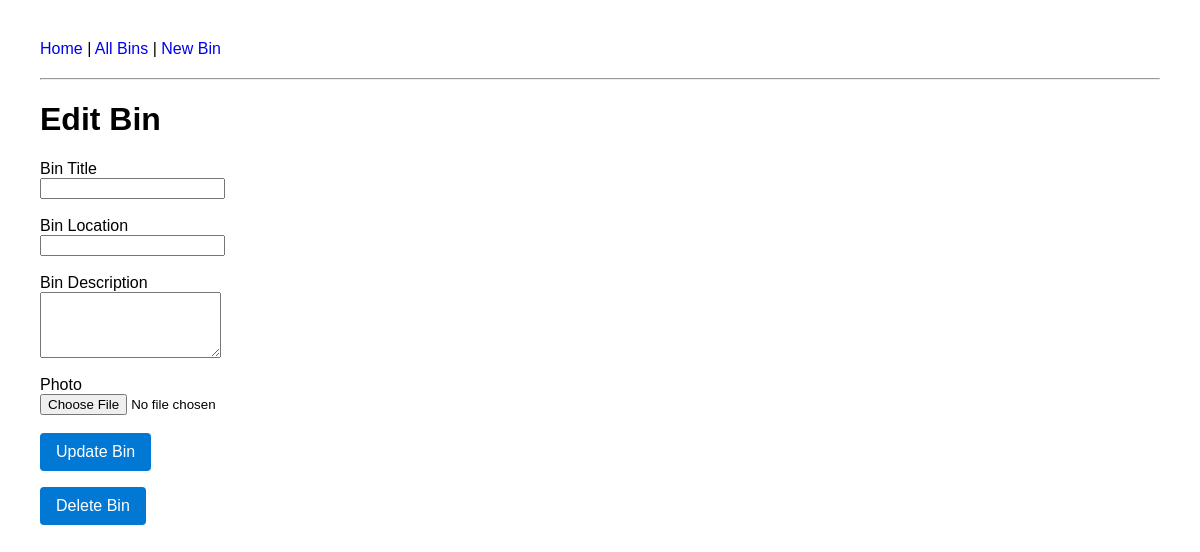
/bin/6/edit, run on an earlier commit of the app's database.
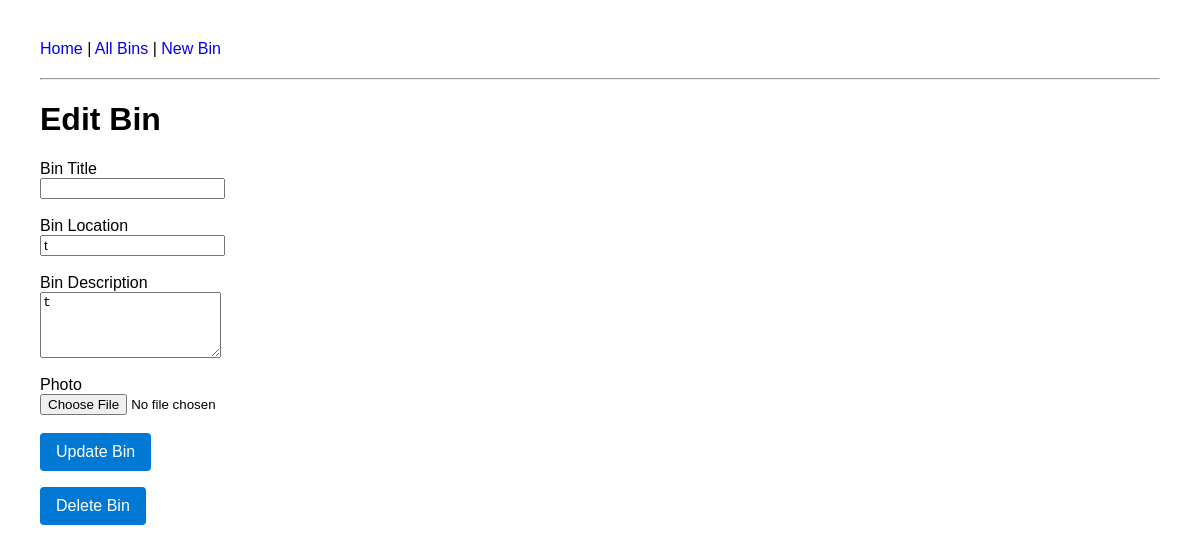
And on a later commit of the database.
### tables this page shows
CREATE TABLE bins (
    id INTEGER PRIMARY KEY AUTOINCREMENT,
    bin_name TEXT NOT NULL,
    location TEXT,
    description TEXT,
    photo_filename TEXT,
    qr_code TEXT,
    created_at TIMESTAMP DEFAULT CURRENT_TIMESTAMP,
    updated_at TIMESTAMP DEFAULT CURRENT_TIMESTAMP
);

### app/routes.py (the view, shortened to what this page needs)
@main.route("/bin/<int:bin_id>/edit", methods=["GET","POST"])
def edit_bin(bin_id):
    if request.method == 'GET':
        bin = get_bin_details(bin_id)
        items = get_items_by_bin(bin_id)
        return render_template(
            "edit_bin.html",
            bin=bin,
            items=items
        )

### app/services/bin_service.py (called while the page is built)
def get_bin_details(bin_id):
    conn = get_db()
    bin = conn.execute("""
        SELECT *
        FROM bins
        WHERE id = ?
    """, (bin_id,)).fetchone()
    conn.close()
    return bin

### app/services/database.py (called while the page is built)
def get_db():
    conn = sqlite3.connect(DATABASE)
    conn.row_factory = sqlite3.Row
    return conn

### app/services/item_service.py (called while the page is built)
def get_items_by_bin(bin_id):
    conn = get_db()
    items = conn.execute("""
        SELECT *
        FROM items
        WHERE bin_id = ?
        ORDER BY item_name
    """, (bin_id,)).fetchall()
    return items

### app/templates/edit_bin.html
{% extends "base.html" %}
{% block content %}
<h1>Edit Bin</h1>
<form method="POST" enctype="multipart/form-data">
<label>Bin Title</Title></label><br>
<input type="text" name="bin_name" required value="{{ bin.name }}">
<br><br>
<label>Bin Location</label><br>
<input type="text" name="location" required value="{{ bin.location }}">
<br><br>
<label>Bin Description</label><br>
<textarea rows="4", name="description">{{ bin.description }}</textarea>
<br><br>
<label>Photo</label><br>
<input
    type="file"
    name="photo"
    accept="image/*">
<br><br>
 <button type="submit" class="button" name="action" value="update">
    Update Bin
</button>
</form>
<form method="POST">
 <button type="submit" class="button" name="action" value="delete" onclick="return confirm('Delete this Bin?');">
    Delete Bin
</button>
</form>
{% endblock %}

### app/templates/base.html
    <link rel="stylesheet"
          href="{{ url_for('static', filename='css/style.css') }}">
</head>
<body>
<nav>
<a href="/">Home</a> |
<a href="/bins">All Bins</a> |
<a href="/bin/new">New Bin</a>
</nav>
<hr>
{% block content %}
{% endblock %}
</body>
</html>

### app/static/css/style.css (style rules this page uses)
body { font-family: Arial, sans-serif; margin: 40px; }
nav { margin-bottom: 20px; }
a { text-decoration: none; }
.button { display: inline-block; padding: 10px 16px; background-color: #0078d4; color: white; text-decoration: none; border-radius: 4px; border: none; cursor: pointer; font-size: 16px; }

What changed in the data, as far as the page shows it:
added bins: location "t", description "t"
